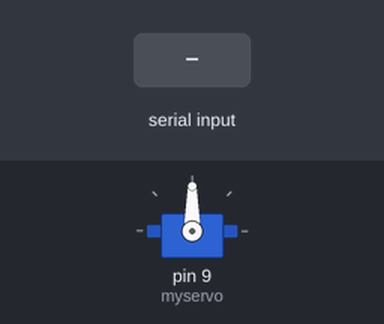
This sketch was run on a simulated Arduino Uno, built with avr-gcc and run on an emulated ATmega328P. On the bench: servo. Inputs (shaded band) come from the test bench.

Above: at 1.2 s.
1.3 s: byte 30 received over Serial
At 2.5 s:
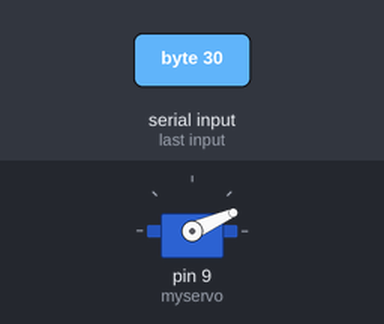
2.8 s: byte 90 received over Serial
At 3.7 s:
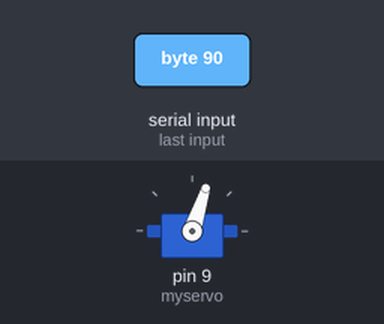
Timing chart, 0 to 5.8 s (numbered marks = the images above; inputs shaded):
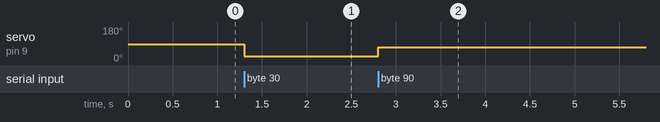

The sketch:

ServoProcessing.ino
```cpp
#include <Servo.h>

Servo myservo;              // create servo object to control a servo

int data = 0;               // variable to read from the serial port
int val = 0;

void setup()
{
  myservo.attach(9);        // attaches the servo on pin 8 to the servo object
  Serial.begin(9600);       // starts the serial Serial at 9600 bauds
}

void loop()
{
  if (Serial.available())   // if data is available to read
  {
    data = Serial.read();   // read it and store it in 'val'
    if(data < 200){
      val = data * 0.8;
  }else{
      val = data * 1.5;
    }
  myservo.write(val);      // sets the servo position according to value in val
  delay(8);                // waits for the servo to get there
}

}
```

Measured:
- after the input at 1.3 s, servo on pin 9 (myservo): 90° → 24° at once
- after the input at 2.8 s, servo on pin 9 (myservo): 24° → 72° at once
